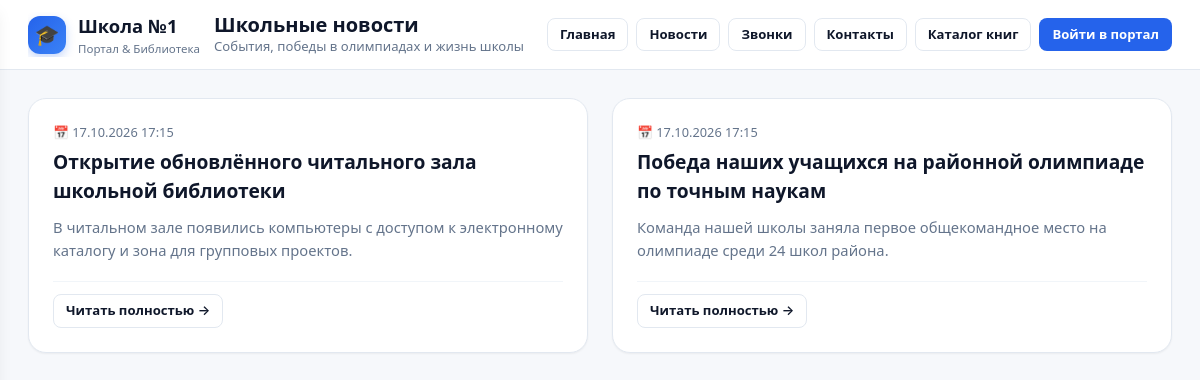
Page /news/ on the committed database.
### school/models.py (models this page shows, shortened)
class SchoolNews(models.Model):
    title = models.CharField(max_length=255, verbose_name="Заголовок")
    summary = models.TextField(blank=True, verbose_name="Краткое описание")
    content = models.TextField(verbose_name="Текст новости")
    image = models.ImageField(upload_to='news/', null=True, blank=True, verbose_name="Изображение")
    is_published = models.BooleanField(default=True, verbose_name="Опубликовано")
    published_at = models.DateTimeField(auto_now_add=True, verbose_name="Дата публикации")
    class Meta:
        verbose_name = "Школьная новость"
        verbose_name_plural = "Школьные новости"
        ordering = ['-published_at']

### school/public_views.py (the view)
# urls.py: path('news/', public_views.news_list_view, name='news_list'),
def news_list_view(request):
    news_list = SchoolNews.objects.filter(is_published=True).order_by('-published_at')
    return render(request, 'public/news_list.html', {'news_list': news_list})

### accounts/context_processors.py (called while the page is built, shortened)
def user_portal_context(request):
    context = {
        'all_roles': Role.choices,
        'user_role': None,
        'unread_messages_count': 0,
        'user_overdue_books_count': 0,
        'pending_reservations_count': 0,
        'user_active_loans_count': 0,
    }
    return context

### templates/public/news_list.html (shortened to what this page needs)
{% extends 'base.html' %}
{% load static %}
{% block page_title %}Школьные новости{% endblock %}
{% block page_subtitle %}События, победы в олимпиадах и жизнь школы{% endblock %}
{% block content %}
<div class="grid-2">
  {% for n in news_list %}
    <div class="card" style="display: flex; flex-direction: column; justify-content: space-between;">
      <div>
        <div style="font-size: 0.8rem; color: var(--text-muted); margin-bottom: 6px;">
          📅 {{ n.published_at|date:"d.m.Y H:i" }}
        </div>
        <h2 style="font-size: 1.2rem; font-weight: 700; margin-bottom: 10px;">
          <a href="{% url 'news_detail' n.id %}" style="color: var(--text-main);">{{ n.title }}</a>
        </h2>
        <p style="font-size: 0.92rem; color: var(--text-muted); line-height: 1.6;">
          {{ n.summary|default:n.content|truncatechars:200 }}
        </p>
      </div>
      <div style="margin-top: 18px; padding-top: 12px; border-top: 1px solid var(--border-light);">
        <a href="{% url 'news_detail' n.id %}" class="btn btn-outline btn-sm">
          Читать полностью →
        </a>
      </div>
    </div>
  {% empty %}
    <div class="card" style="grid-column: span 2; text-align: center; padding: 40px; color: var(--text-muted);">
      Новостей пока нет
    </div>
  {% endfor %}
</div>
{% endblock %}

### static/css/style.css (style rules this page uses)
:root { --font-base: system-ui, -apple-system, "Segoe UI", Roboto, "Helvetica Neue", Arial, sans-serif; --font-size: 15px; --bg-app: #f6f8fb; --bg-card: #ffffff; --bg-card-subtle: #f8fafc; --border-color: #e2e8f0; --border-light: #f1f5f9; --text-main: #0f172a; --text-muted: #64748b; --text-subtle: #94a3b8; --primary: #2563eb; --primary-hover: #1d4ed8; --primary-subtle: #eff6ff; --primary-text: #1d4ed8; --success: #10b981; --success-subtle: #ecfdf5; --success-text: #047857; --warning: #f59e0b; --warning-subtle: #fffbeb; --warning-text: #b45309; --danger: #ef4444; --danger-subtle: #fef2f2; --danger-text: #b91c1c; --sidebar-width: 280px; --sidebar-collapsed-width: 80px; --topbar-height: 70px; --radius-sm: 8px; --radius-md: 12px; --radius-lg: 18px; --radius-full: 9999px; --shadow-sm: 0 1px 2px 0 rgba(0, 0, 0, 0.05); --shadow-md: 0 4px 6px -1px rgba(0, 0, 0, 0.07), 0 2px 4px -2px rgba(0, 0, 0, 0.05); --shadow-lg: 0 10px 15px -3px rgba(0, 0, 0, 0.08), 0 4px 6px -4px rgba(0, 0, 0, 0.04); --transition: all 0.25s cubic-bezier(0.4, 0, 0.2, 1); }
*, *::before, *::after { box-sizing: border-box; margin: 0; padding: 0; }
body { font-family: var(--font-base); font-size: var(--font-size); color: var(--text-main); background-color: var(--bg-app); line-height: 1.5; -webkit-font-smoothing: antialiased; min-height: 100vh; overflow-x: hidden; }
a { color: var(--primary); text-decoration: none; transition: var(--transition); }
.card { background: var(--bg-card); border: 1px solid var(--border-color); border-radius: var(--radius-lg); box-shadow: var(--shadow-sm); padding: 24px; margin-bottom: 24px; transition: var(--transition); animation: cardFadeIn 0.35s ease forwards; }
.grid-2 { display: grid; grid-template-columns: repeat(2, 1fr); gap: 24px; }
.btn { display: inline-flex; align-items: center; justify-content: center; gap: 8px; padding: 9px 18px; font-size: 0.92rem; font-weight: 600; border-radius: var(--radius-md); border: 1px solid transparent; cursor: pointer; transition: var(--transition); text-decoration: none; white-space: nowrap; }
.btn-outline { background: white; border-color: var(--border-color); color: var(--text-main); }
.btn-sm { padding: 6px 12px; font-size: 0.82rem; border-radius: var(--radius-sm); }

### rows in the picture
SchoolNews: published_at "17.10.2026 17:15", title "Открытие обновлённого читального зала школьной библиотеки", summary "В читальном зале появились компьютеры с доступом к электронному каталогу и зона для групповых проектов."
SchoolNews: published_at "17.10.2026 17:15", title "Победа наших учащихся на районной олимпиаде по точным наукам", summary "Команда нашей школы заняла первое общекомандное место на олимпиаде среди 24 школ района."
